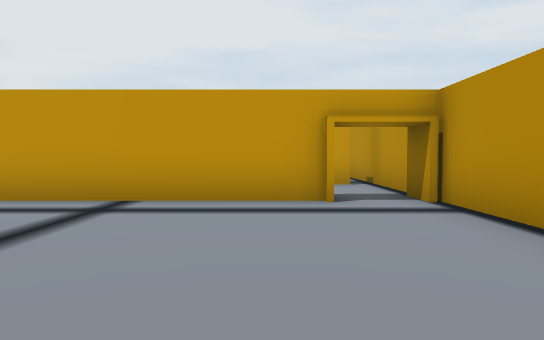
View 1 (above)

19 first-person views from a walk through a scene from a Unity 3-D project. The camera is 1.2 m above the floor, tilts 2° down and sees 70° across. Doors are open. The floor is counted in squares, 2 m on a side. Each view is taken from the middle of a square. On the plan, view 1 faces up. The plan holds only what a view shows up to about 11 squares ahead; the rest is blank. The place goes on beyond the plan. Some animated figures are not drawn.

View 2
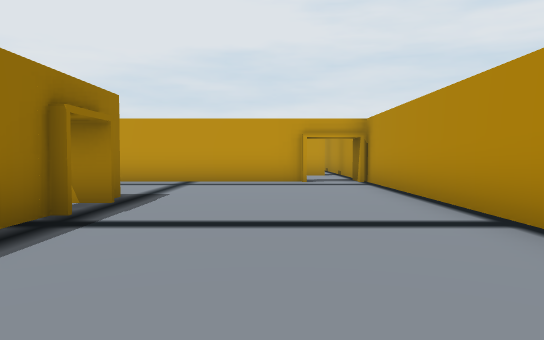

View 3
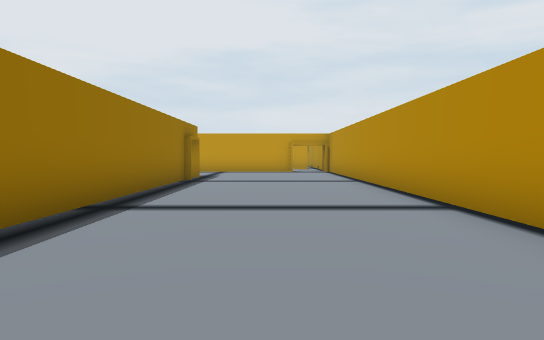

View 4
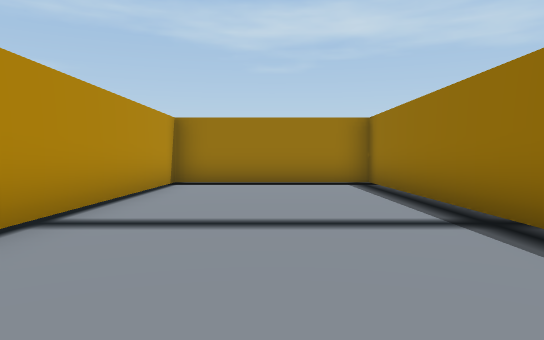

View 5
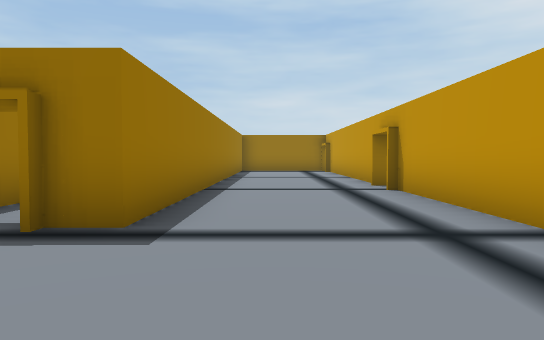

View 6
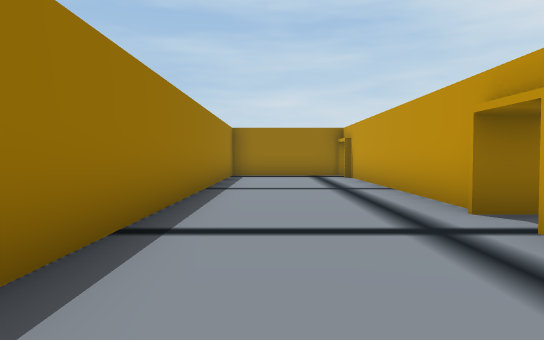

View 7
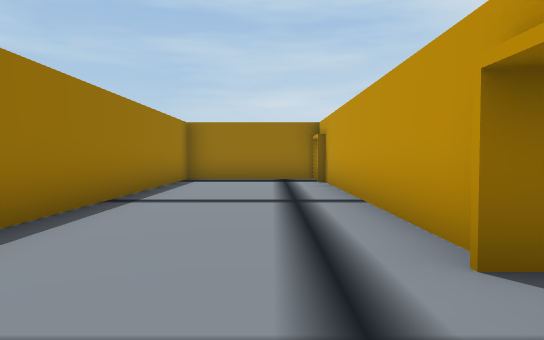

View 8
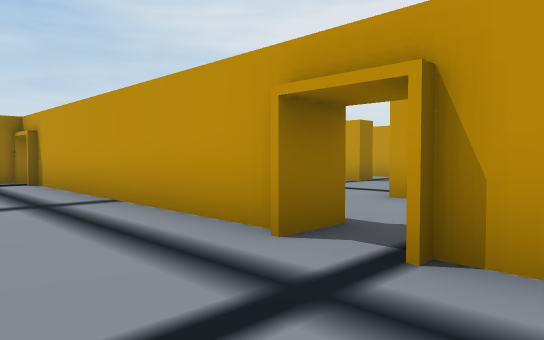

View 9
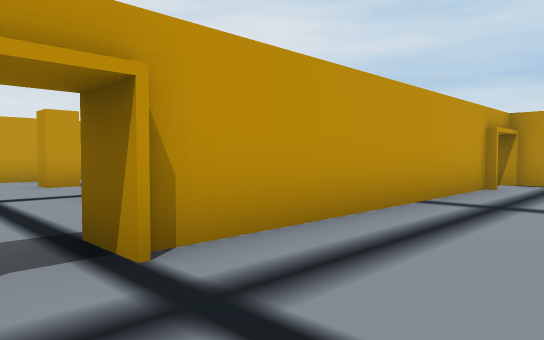

View 10
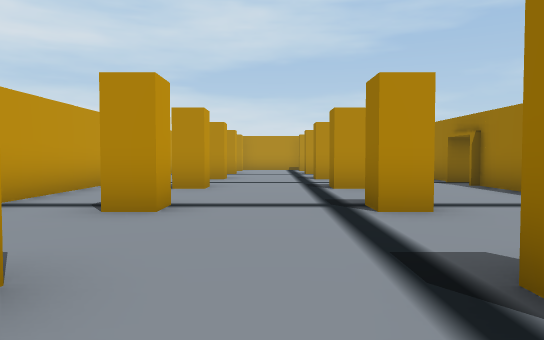

View 11
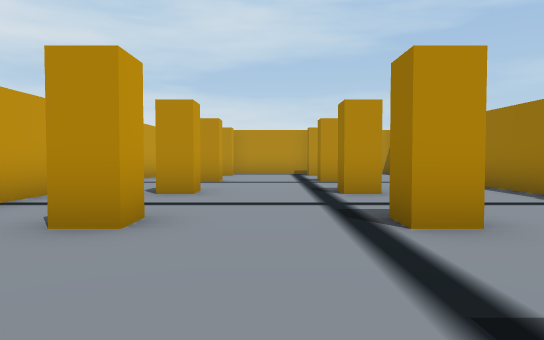

View 12
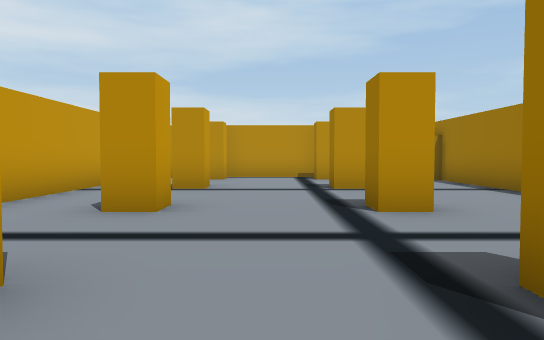

View 13
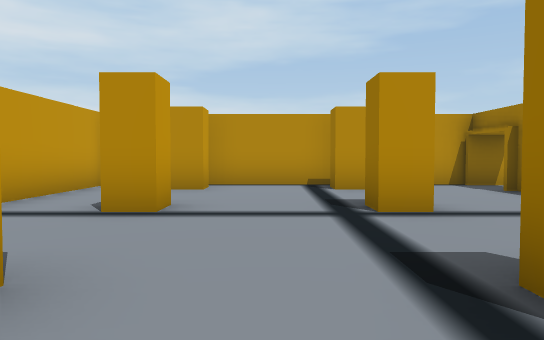

View 14
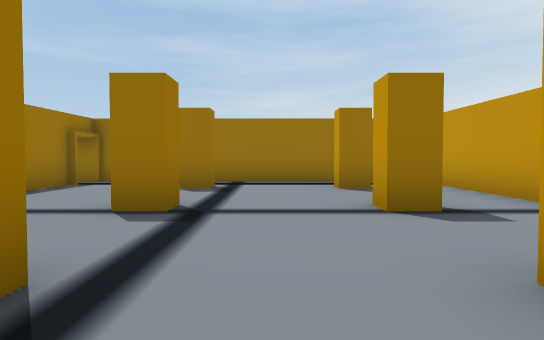

View 15
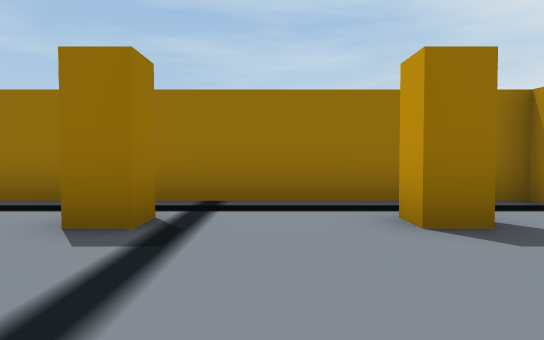

View 16
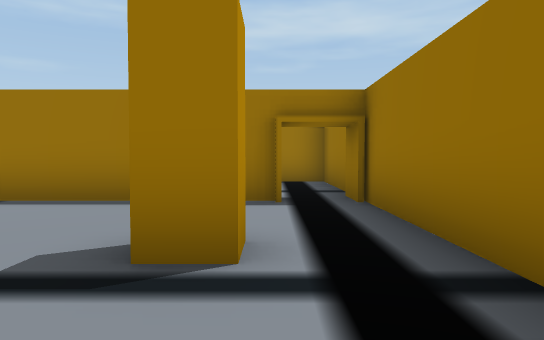

View 17
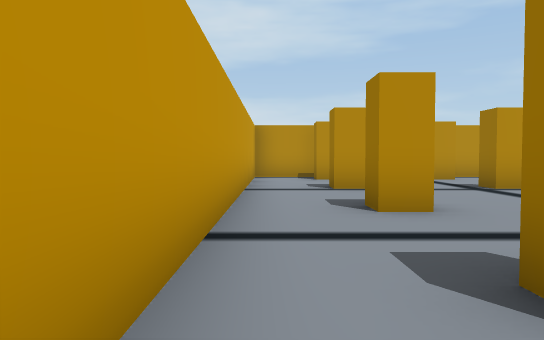

View 18
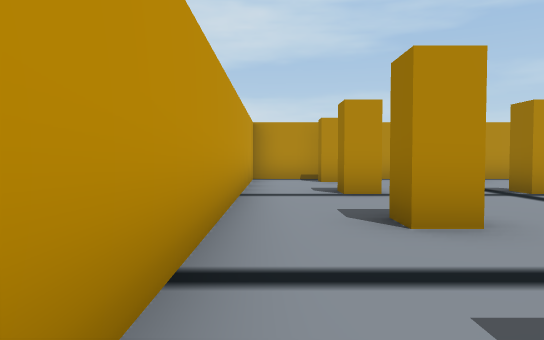

View 19
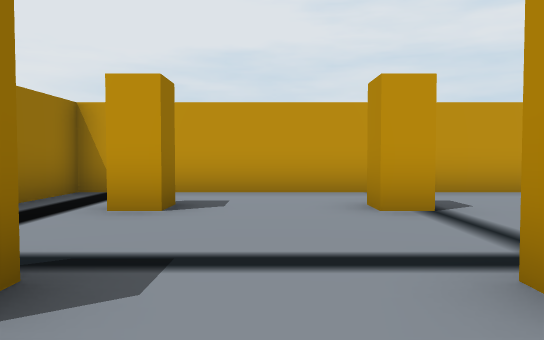

### Floor plan
Ten units are one square. View 1 is at (0, 0); x grows to the right and y downward. Boxes are objects, and circles mark ways between rooms. Rooms are numbered by the first view taken in them; rooms with no view inside come last. Other rooms are left out.
<svg viewBox="-158 -140 186 255">
<path fill="none" stroke="#000" d="M-22 0 -22 110 23 110 23 -52M8 -53 -60 -53M21 -50 21 -60M-72 -53 -141 -53M-153 -55 -153 -18 -22 -18 -22 -10M-56 -57 8 -57M-85 -57 -70 -57M-141 -57 -102 -57M20 -135 -153 -135 -153 -55M23 -59 23 -135"/>
<rect x="-145" y="-95" width="10" height="10" fill="#bbb"><title>other object</title></rect>
<rect x="-145" y="-125" width="10" height="10" fill="#bbb"><title>other object</title></rect>
<rect x="-115" y="-95" width="10" height="10" fill="#bbb"><title>other object</title></rect>
<rect x="-115" y="-125" width="10" height="10" fill="#bbb"><title>other object</title></rect>
<rect x="-85" y="-95" width="10" height="10" fill="#bbb"><title>other object</title></rect>
<rect x="-85" y="-125" width="10" height="10" fill="#bbb"><title>other object</title></rect>
<rect x="-55" y="-95" width="10" height="10" fill="#bbb"><title>other object</title></rect>
<rect x="-55" y="-125" width="10" height="10" fill="#bbb"><title>other object</title></rect>
<rect x="-25" y="-95" width="10" height="10" fill="#bbb"><title>other object</title></rect>
<rect x="-25" y="-125" width="10" height="10" fill="#bbb"><title>other object</title></rect>
<rect x="5" y="-95" width="10" height="10" fill="#bbb"><title>other object</title></rect>
<rect x="5" y="-125" width="10" height="10" fill="#bbb"><title>other object</title></rect>
<circle cx="-150" cy="-60" r="3" fill="#2a7"/>
<circle cx="20" cy="-60" r="3" fill="#2a7"/>
<text x="-20" y="10">1</text>
<text x="-70" y="-100">2</text>
</svg>
Room 1 opens to room 2.

Where each view was taken, in squares from view 1:
view 1: 0 up, 0 right, facing up
view 2: 4 down, 0 right, facing up
view 3: 10 down, 0 right, facing up
view 4: 2 down, 0 right, facing down
view 5: 3 up, 1 right, facing left
view 6: 3 up, 3 left, facing left
view 7: 4 up, 5 left, facing left
view 8: 3 up, 5 left, facing up-left
view 9: 3 up, 7 left, facing up-right
view 10: 10 up, 15 left, facing right
view 11: 10 up, 11 left, facing right
view 12: 10 up, 9 left, facing right
view 13: 10 up, 6 left, facing right
view 14: 10 up, 6 left, facing left
view 15: 10 up, 10 left, facing left
view 16: 11 up, 14 left, facing down
view 17: 13 up, 9 left, facing right
view 18: 13 up, 8 left, facing right
view 19: 7 up, 12 left, facing up
